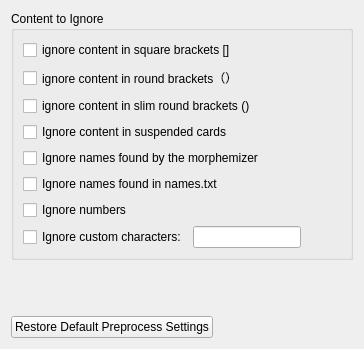
       <widget class="QWidget" name="preprocess_tab">
        <property name="sizePolicy">
         <sizepolicy hsizetype="Preferred" vsizetype="Preferred">
          <horstretch>0</horstretch>
          <verstretch>0</verstretch>
         </sizepolicy>
        </property>
        <attribute name="title">
         <string>Preprocess</string>
        </attribute>
        <layout class="QVBoxLayout" name="verticalLayout_9">
         <item>
          <widget class="QGroupBox" name="groupBox_7">
           <property name="title">
            <string>Content to Ignore</string>
           </property>
           <layout class="QVBoxLayout" name="verticalLayout_13">
            <item>
             <widget class="QCheckBox" name="preprocessIgnoreSquareCheckBox">
              <property name="text">
               <string>ignore content in square brackets []</string>
              </property>
             </widget>
            </item>
            <item>
             <widget class="QCheckBox" name="preprocessIgnoreRoundCheckBox">
              <property name="text">
               <string>ignore content in round brackets（）</string>
              </property>
             </widget>
            </item>
            <item>
             <widget class="QCheckBox" name="preprocessIgnoreSlimCheckBox">
              <property name="text">
               <string>ignore content in slim round brackets ()</string>
              </property>
             </widget>
            </item>
            <item>
             <widget class="QCheckBox" name="preprocessIgnoreSuspendedCheckBox">
              <property name="text">
               <string>Ignore content in suspended cards</string>
              </property>
             </widget>
            </item>
            <item>
             <widget class="QCheckBox" name="preprocessIgnoreNamesMizerCheckBox">
              <property name="text">
               <string>Ignore names found by the morphemizer</string>
              </property>
             </widget>
            </item>
            <item>
             <widget class="QCheckBox" name="preprocessIgnoreNamesFileCheckBox">
              <property name="text">
               <string>Ignore names found in names.txt</string>
              </property>
             </widget>
            </item>
            <item>
             <widget class="QCheckBox" name="preprocessIgnoreNumbersCheckBox">
              <property name="text">
               <string>Ignore numbers</string>
              </property>
             </widget>
            </item>
            <item>
             <layout class="QHBoxLayout" name="horizontalLayout_28">
              <item>
               <widget class="QCheckBox" name="preprocessIgnoreCustomCharactersCheckBox">
                <property name="text">
                 <string>Ignore custom characters:</string>
                </property>
               </widget>
              </item>
              <item>
               <widget class="QLineEdit" name="preprocessCustomCharactersLineEdit"/>
              </item>
              <item>
               <spacer name="horizontalSpacer_25">
                <property name="orientation">
                 <enum>Qt::Horizontal</enum>
                </property>
                <property name="sizeHint" stdset="0">
                 <size>
                  <width>40</width>
                  <height>20</height>
                 </size>
                </property>
               </spacer>
              </item>
             </layout>
            </item>
           </layout>
          </widget>
         </item>
         <item>
          <spacer name="verticalSpacer_2">
           <property name="orientation">
            <enum>Qt::Vertical</enum>
           </property>
           <property name="sizeHint" stdset="0">
            <size>
             <width>20</width>
             <height>40</height>
            </size>
           </property>
          </spacer>
         </item>
         <item>
          <layout class="QHBoxLayout" name="horizontalLayout_8">
           <property name="topMargin">
            <number>10</number>
           </property>
           <item>
            <widget class="QPushButton" name="restorePreprocessPushButton">
             <property name="text">
              <string>Restore Default Preprocess Settings</string>
             </property>
            </widget>
           </item>
           <item>
            <spacer name="horizontalSpacer_7">
             <property name="orientation">
              <enum>Qt::Horizontal</enum>
             </property>
             <property name="sizeHint" stdset="0">
              <size>
               <width>40</width>
               <height>20</height>
              </size>
             </property>
            </spacer>
           </item>
          </layout>
         </item>
        </layout>
       </widget>
